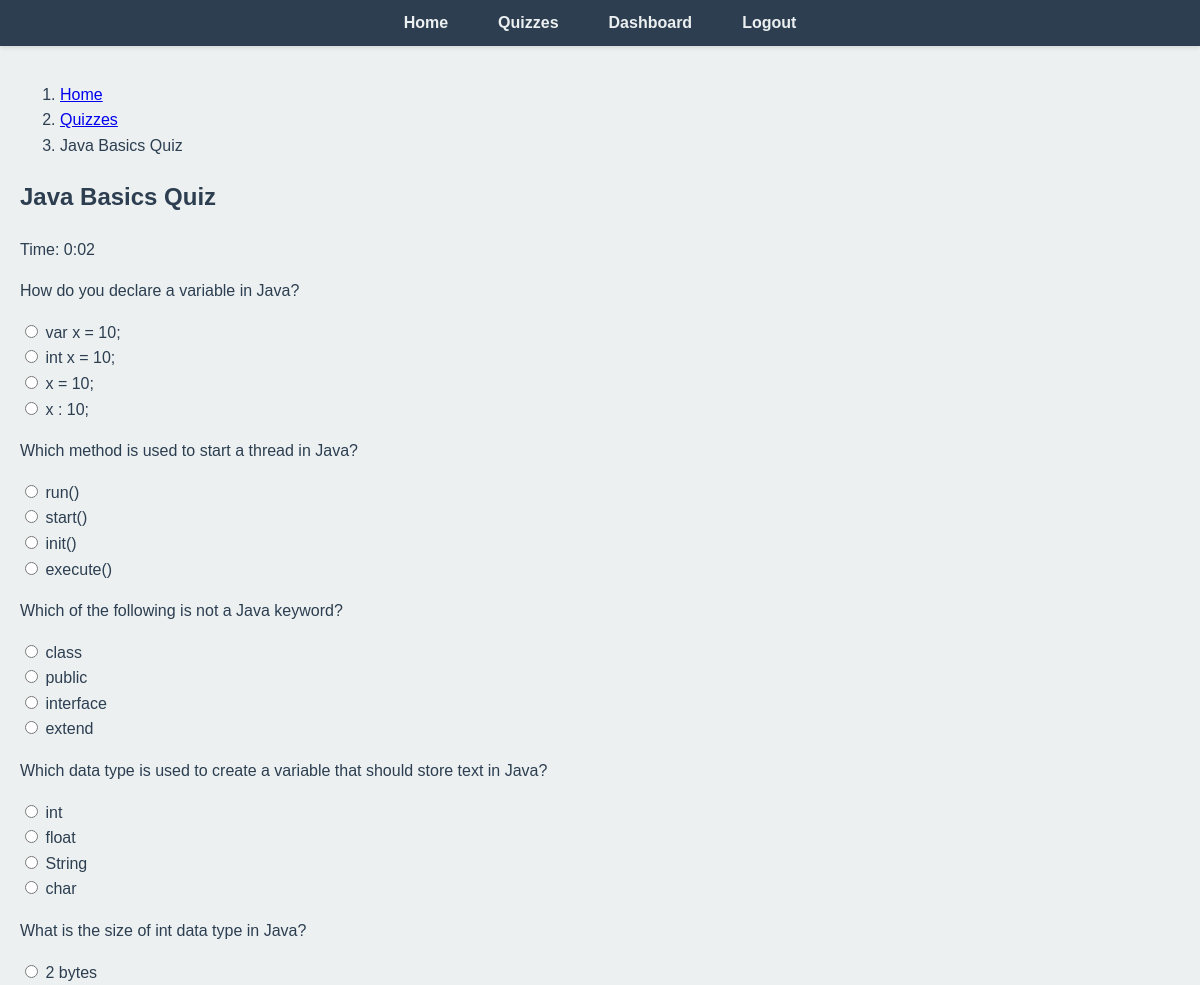
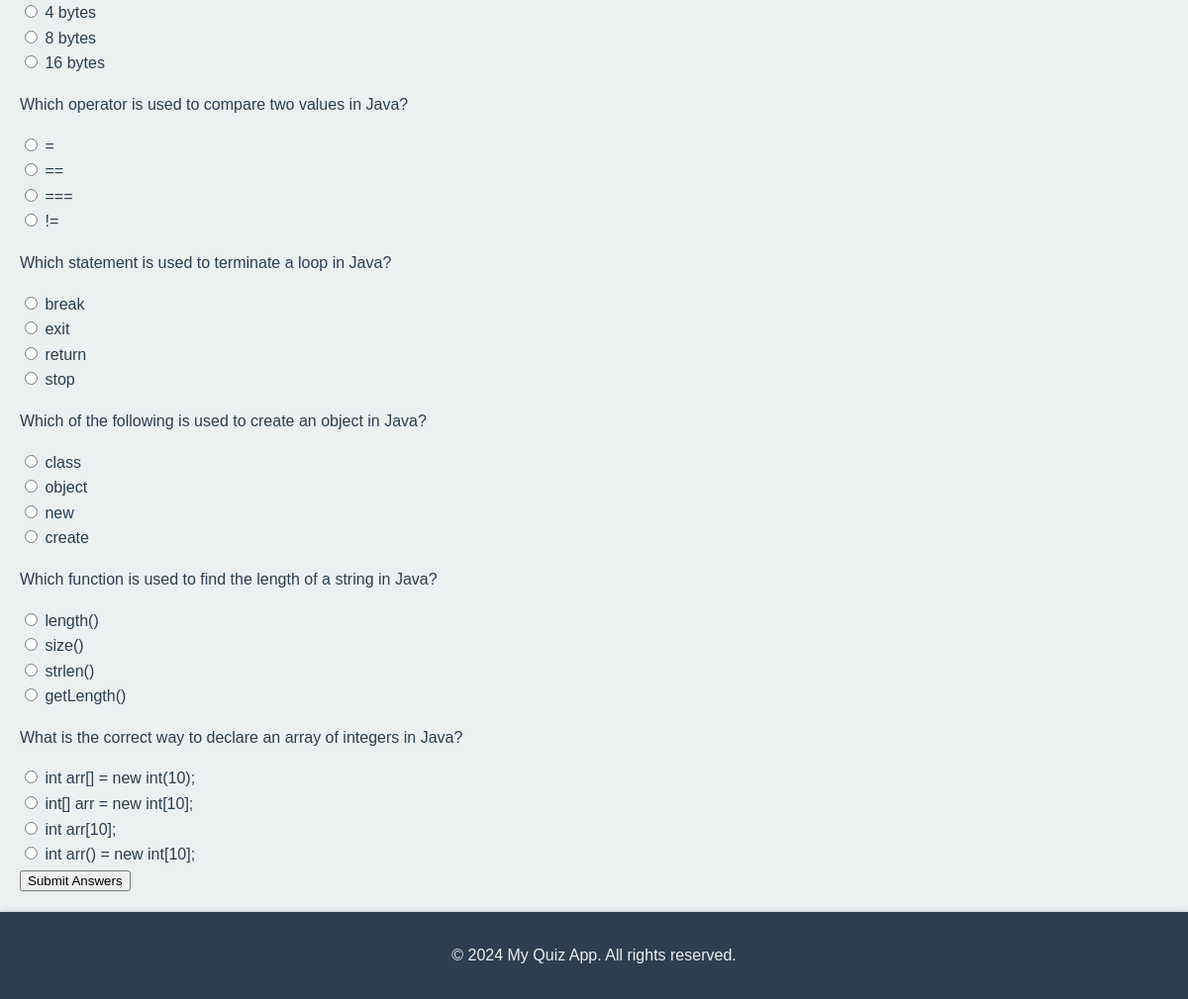
Screenshot of /quiz/2/ (signed in) with the database file from the repository (2 pictures, top to bottom).
### learning/models.py (models this page shows, shortened)
class Quiz(models.Model):
    title = models.CharField(max_length=200)
    description = models.TextField(blank=True, null=True)
    created_at = models.DateTimeField(auto_now_add=True)

class Question(models.Model):
    quiz = models.ForeignKey(Quiz, on_delete=models.CASCADE)
    question_text = models.CharField(max_length=500)
    correct_answer = models.CharField(max_length=200)
    answer_options = models.JSONField(default=list)
    explanation = models.TextField(null=True, blank=True)
    difficulty = models.IntegerField(default=1)
    created_at = models.DateTimeField(auto_now_add=True)

### learning/views.py (the view, shortened to what this page needs)
# urls.py: path('quiz/<int:quiz_id>/', views.quiz_detail, name='quiz_detail'),
@login_required
def quiz_detail(request, quiz_id):
    quiz = get_object_or_404(Quiz, id=quiz_id)
    questions = Question.objects.filter(quiz=quiz)
    try:
        student = request.user.student
    except Student.DoesNotExist:
        student = Student.objects.create(user=request.user, name=request.user.username, email=request.user.email)
    return render(request, 'quiz_detail.html', {'quiz': quiz, 'questions': questions})

### learning/templates/quiz_detail.html (shortened to what this page needs)
{% extends 'base.html' %}
{% block content %}
<nav aria-label="breadcrumb">
    <ol class="breadcrumb">
        <li class="breadcrumb-item"><a href="{% url 'home' %}">Home</a></li>
        <li class="breadcrumb-item"><a href="{% url 'quiz_list' %}">Quizzes</a></li>
        <li class="breadcrumb-item active" aria-current="page">{{ quiz.title }}</li>
    </ol>
</nav>
<h2>{{ quiz.title }}</h2>
<p>Time: <span id="timer">0:00</span></p>
<form method="post">
    {% for question in questions %}
        <div class="question">
            <p>{{ question.question_text }}</p>
            {% for option in question.answer_options %}
                <div class="form-check">
                    <input class="form-check-input" type="radio" name="{{ question.id }}" value="{{ option }}">
                    <label class="form-check-label">{{ option }}</label>
                </div>
            {% endfor %}
        </div>
    {% endfor %}
    <button type="submit" class="btn btn-primary mt-3">Submit Answers</button>
</form>
{% endblock %}

### static/css/style.css (style rules this page uses)
html, body { height: 100%; margin: 0; padding: 0; display: flex; flex-direction: column; }
body { font-family: 'Segoe UI', Tahoma, Geneva, Verdana, sans-serif; background-color: #f0f2f5; color: #333; line-height: 1.6; flex: 1; }

### learning/templates/base.html (style rules this page uses)
body { font-family: 'Arial', sans-serif; background-color: #ecf0f1; color: #2c3e50; margin: 0; padding: 0; display: flex; flex-direction: column; min-height: 100vh; }

### rows the page displays
Quiz: title "Java Basics Quiz"
Question: question_text "How do you declare a variable in Java?", answer_options "var x = 10;" "int x = 10;" "x = 10;" "x : 10;"
Question: question_text "Which method is used to start a thread in Java?", answer_options "run()" "start()" "init()" "execute()"
Question: question_text "Which of the following is not a Java keyword?", answer_options "class" "public" "interface" "extend"
Question: question_text "Which data type is used to create a variable that should store text in Java?", answer_options "int" "float" "String" "char"
Question: question_text "What is the size of int data type in Java?", answer_options "2 bytes" "4 bytes" "8 bytes" "16 bytes"
Question: question_text "Which operator is used to compare two values in Java?", answer_options "=" "==" "===" "!="
Question: question_text "Which statement is used to terminate a loop in Java?", answer_options "break" "exit" "return" "stop"
Question: question_text "Which of the following is used to create an object in Java?", answer_options "class" "object" "new" "create"
Question: question_text "Which function is used to find the length of a string in Java?", answer_options "length()" "size()" "strlen()" "getLength()"
Question: question_text "What is the correct way to declare an array of integers in Java?", answer_options "int arr[] = new int(10);" "int[] arr = new int[10];" "int arr[10];" "int arr() = new int[10];"
